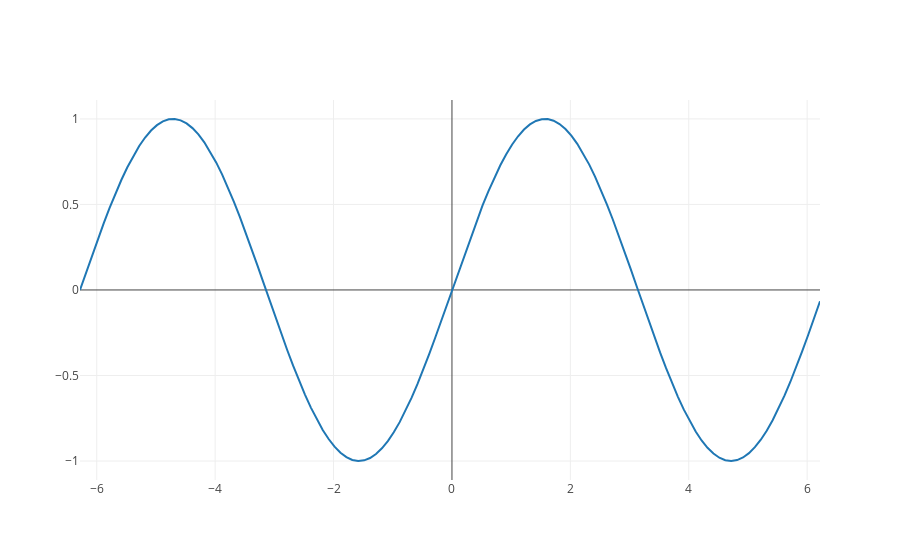

Source (notebook cell):
### Markdown cell above
## Default Plotly

### Code cell
xarray = np.arange(-2*np.pi, 2*np.pi, 0.1)
tk.pl.iplot([{"x": xarray, "y": np.sin(xarray)}])
